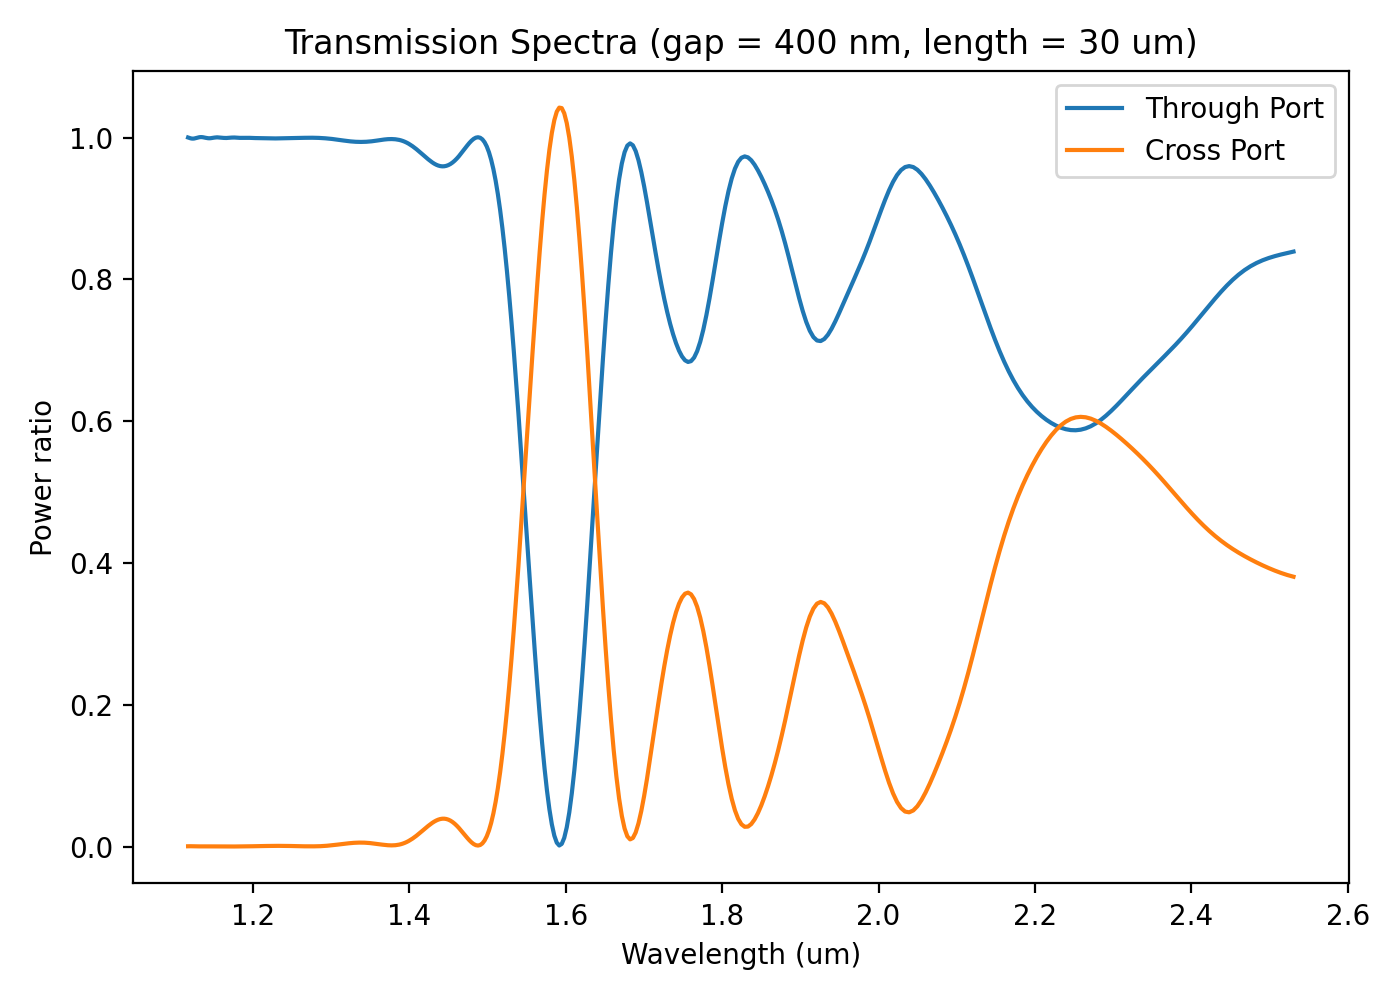

Generate this figure with Python:
"""
fig5_transmissionSpectra.py
============================
Reproduces figure 5 of the paper: normalised through-port and cross-port
power vs wavelength (1-2 um) for the optimised coupler geometry.

Also implements the length-optimisation sweep the user asked for: since the
paper only reports a coupling length for the 700 nm gap design (200 um), a
short sweep around the ~25 um starting guess is run here to find the length
that gives maximum power transfer (deepest through-port dip) for the 400 nm
gap requested by the user. See the notes in the chat reply for why this
sweep - not a single hard-coded number - is the correct way to pin this
down.

Run:
    python fig5_transmissionSpectra.py
"""

import numpy as np
import matplotlib.pyplot as plt
import meep as mp

import commonConfig as cfg
from geometryBuilder import buildCellAndGeometry, transverseLayout


# ---------------------------------------------------------------------------
# Section 1: core simulation routine (one FDTD run -> flux vs frequency)
# ---------------------------------------------------------------------------
def runFluxSimulation(deviceLength, gapWidth, claddingIndex, includeSlotArm):
    """
    Runs a single broadband FDTD simulation and returns the frequency array
    together with the through-port and cross-port flux spectra (raw, not yet
    normalised). If includeSlotArm is False, only the through-port flux is
    meaningful (used for the incident-power reference run).
    """
    cellSize, geometry, strY, leftRailY, rightRailY = buildCellAndGeometry(
        deviceLength, gapWidth, includeSlotArm)

    freqMin = 1 / cfg.wavelengthMax
    freqMax = 1 / cfg.wavelengthMin
    freqCenter = 1 / cfg.centerWavelength
    freqWidth = freqMax - freqMin

    sourceX = -cellSize.x / 2 + cfg.pmlThickness + 0.3
    monitorX = cellSize.x / 2 - cfg.pmlThickness - 0.3

    sources = [mp.Source(mp.GaussianSource(frequency=freqCenter, fwidth=freqWidth),
                          component=mp.Ey,
                          center=mp.Vector3(sourceX, strY, 0),
                          size=mp.Vector3(0, 1.2 * cfg.straightWaveguideWidth, 0))]

    sim = mp.Simulation(cell_size=cellSize,
                         resolution=cfg.fdtdResolution,
                         boundary_layers=[mp.PML(cfg.pmlThickness)],
                         geometry=geometry,
                         sources=sources,
                         default_material=cfg.claddingMedium(claddingIndex))

    throughRegion = mp.FluxRegion(center=mp.Vector3(monitorX, strY, 0),
                                   size=mp.Vector3(0, 1.5 * cfg.straightWaveguideWidth, 0))
    throughMonitor = sim.add_flux(freqCenter, freqWidth, cfg.numFrequencies, throughRegion)

    crossMonitor = None
    if includeSlotArm:
        crossCenterY = (leftRailY + rightRailY) / 2
        crossRegion = mp.FluxRegion(center=mp.Vector3(monitorX, crossCenterY, 0),
                                     size=mp.Vector3(0, 1.5 * cfg.slotOuterWidth, 0))
        crossMonitor = sim.add_flux(freqCenter, freqWidth, cfg.numFrequencies, crossRegion)

    sim.run(until_after_sources=mp.stop_when_fields_decayed(
        50, mp.Ey, mp.Vector3(monitorX, strY, 0), 1e-4))

    freqs = np.array(mp.get_flux_freqs(throughMonitor))
    throughFlux = np.array(mp.get_fluxes(throughMonitor))
    crossFlux = np.array(mp.get_fluxes(crossMonitor)) if crossMonitor else None

    sim.reset_meep()
    return freqs, throughFlux, crossFlux


# ---------------------------------------------------------------------------
# Section 2: normalised spectra for a given device length / gap / cladding
# ---------------------------------------------------------------------------
def normalisedSpectra(deviceLength, gapWidth=cfg.gapWidth, claddingIndex=cfg.waterIndex):
    """Returns wavelengths (nm), throughRatio, crossRatio for one coupler."""
    freqsRef, incidentFlux, _ = runFluxSimulation(
        deviceLength, gapWidth, claddingIndex, includeSlotArm=False)
    freqs, throughFlux, crossFlux = runFluxSimulation(
        deviceLength, gapWidth, claddingIndex, includeSlotArm=True)

    wavelengthsNm = 1000.0 / freqs  # meep freq is in 1/um -> wavelength in um -> nm
    throughRatio = throughFlux / incidentFlux
    crossRatio = crossFlux / incidentFlux
    return wavelengthsNm, throughRatio, crossRatio


# ---------------------------------------------------------------------------
# Section 3: coupling-length optimisation sweep
# ---------------------------------------------------------------------------
def optimiseCouplingLength(candidateLengths, gapWidth=cfg.gapWidth,
                            claddingIndex=cfg.waterIndex):
    """
    Runs the coupler at each candidate length and reports the depth of the
    through-port dip (i.e. how close to full power transfer is achieved).
    The best length is the one with the lowest minimum through-port ratio.
    """
    results = []
    for length in candidateLengths:
        _, throughRatio, _ = normalisedSpectra(length, gapWidth, claddingIndex)
        dipDepth = np.min(throughRatio)
        results.append((length, dipDepth))
        print(f"  length = {length:5.1f} um  ->  min through-port power = {dipDepth:.4f}")

    bestLength = min(results, key=lambda pair: pair[1])[0]
    return bestLength, results


# ---------------------------------------------------------------------------
# Section 4: main - run the optimisation, then plot figure 5
# ---------------------------------------------------------------------------
if __name__ == "__main__":
    print("Sweeping candidate coupling lengths around the 25 um starting guess...")
    candidateLengths = [15, 20, 25, 30, 35, 40]
    bestLength, sweepResults = optimiseCouplingLength(candidateLengths)
    print(f"\nSelected coupling length: {bestLength} um (deepest through-port dip)")

    wavelengthsNm, throughRatio, crossRatio = normalisedSpectra(bestLength)

    plt.figure(figsize=(7, 5))
    plt.plot(wavelengthsNm / 1000, throughRatio, label="Through Port")
    plt.plot(wavelengthsNm / 1000, crossRatio, label="Cross Port")
    plt.xlabel("Wavelength (um)")
    plt.ylabel("Power ratio")
    plt.title(f"Transmission Spectra (gap = {cfg.gapWidth*1000:.0f} nm, "
              f"length = {bestLength:.0f} um)")
    plt.legend()
    plt.tight_layout()
    plt.savefig("fig5_transmissionSpectra.png", dpi=200)
    print("Saved fig5_transmissionSpectra.png")
